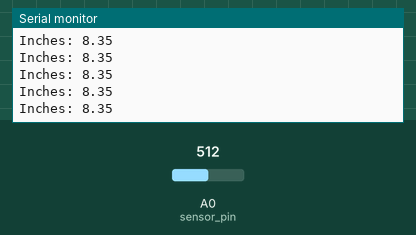
Bench run of a sketch on a simulated Arduino Mega 2560, built with avr-gcc and run on an emulated ATmega2560. Parts: the last lines printed to the serial monitor. The inputs (shaded band) are chosen by the test bench; at power-on: A0 (sensor_pin) = 512.

Above: at 1.2 s.
1.3 s: A0 (sensor_pin) set to 0
At 1.42 s:
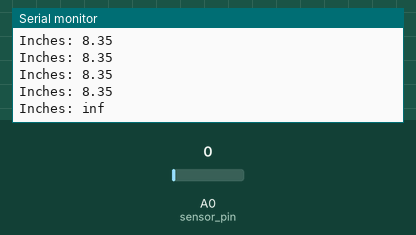
3.3 s: A0 (sensor_pin) set to 122
At 3.33 s:
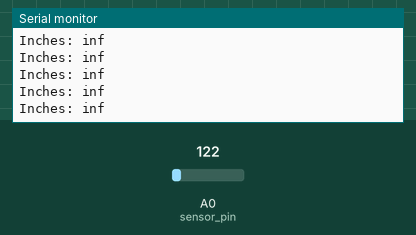

Measured:
- after the input at 1.3 s, the serial monitor: prints a new line after 0.11 s (image 1)

The sketch:

ADAPT_CANE_PROJECT.ino
```cpp
//  Noah Stahl EDITED
//  5/25/2011
//  http://arduinomega.blogspot.com
//  Arduino Mega 2560
//This sketch is used to test the Sharp Long Range Infrared Sensor.
//The sensor output is attached to analog pin 15. Once the distance
//is calculated, it is printed out to the serial monitor.

//#define sensorIR A0           //Must be an analog pin
float sensorValue, inches, cm, prev;    //Must be of type float for pow()
int counter = 0;
int reads_per_frame = 1;
//Consider case where it's equal to 0
float readings[4];
int num_dropoffs = 0;
#define sensor_pin A0
bool first = true;

void setup() {
  Serial.begin(9600);
}
//int length(float arr[])
//{
//  return sizeof(arr) / sizeof(float);
//}
//void echo_readings(){
//  int i;
//  for(i = 0; i < length(readings); i++)
//  {
//    Serial.print(readings[i] + ",");
//  }
//}
//void clear_readings()
//{
//   int i;
//   for(i = 0; i < length(readings); i++)
//   {
//      readings[i] = 0;
//   }
//}
void loop() {
  sensorValue = analogRead(sensor_pin);
  inches = 4192.936 * pow(sensorValue,-0.935) - 3.937;
  delay(100);
  //cm = 10650.08 * pow(sensorValue,-0.935) - 10;
  Serial.print("Inches: ");
  Serial.println(inches);
}


//Original code
//void loop() {
//  int i;
//  sensorValue = analogRead(sensorIR);
//  inches = 4192.936 * pow(sensorValue,-0.935) - 3.937;
//  if(counter == 0){prev = inches;}
//
//  if(inches - prev > 3)
//  {
//    Serial.print("inches: ");
//    Serial.print(inches);
//    Serial.print(" prev: ");
//    Serial.print(prev);
//    Serial.print("dropoff possible (num dropoffs occured):");
//    num_dropoffs++;
//    Serial.println(num_dropoffs);
////    digitalWrite(motor_pin, HIGH);
////    delay(100);
////    digitalWrite(motor_pin, LOW);
//  }
//      prev = inches;
//      readings[counter] = inches;
//
//      counter++;
//      if(counter == reads_per_frame)
//      {
//        float avg = 0;
//        for(i = 0; i < reads_per_frame; i++)
//        {
//          avg += (float) readings[i];
//        }
//        avg = avg / ((float) reads_per_frame);
//        counter = 0;
//        Serial.print("Inches: ");
//        echo_readings();
//        clear_readings();
//      }
//
//  //cm = 10650.08 * pow(sensorValue,-0.935) - 10;
//  delay((100));
//  Serial.print("Inches: ");
//  Serial.println(inches);
//}
```
